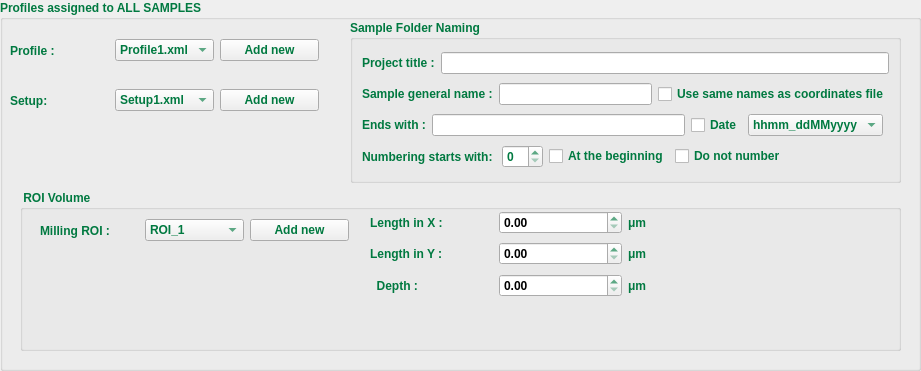
     <widget class="QGroupBox" name="groupBox_2">
      <property name="geometry">
       <rect>
        <x>20</x>
        <y>180</y>
        <width>921</width>
        <height>371</height>
       </rect>
      </property>
      <property name="palette">
       <palette>
        <active>
         <colorrole role="WindowText">
          <brush brushstyle="SolidPattern">
           <color alpha="255">
            <red>0</red>
            <green>121</green>
            <blue>64</blue>
           </color>
          </brush>
         </colorrole>
         <colorrole role="Text">
          <brush brushstyle="SolidPattern">
           <color alpha="255">
            <red>0</red>
            <green>0</green>
            <blue>0</blue>
           </color>
          </brush>
         </colorrole>
         <colorrole role="ButtonText">
          <brush brushstyle="SolidPattern">
           <color alpha="255">
            <red>0</red>
            <green>121</green>
            <blue>64</blue>
           </color>
          </brush>
         </colorrole>
        </active>
        <inactive>
         <colorrole role="WindowText">
          <brush brushstyle="SolidPattern">
           <color alpha="255">
            <red>0</red>
            <green>121</green>
            <blue>64</blue>
           </color>
          </brush>
         </colorrole>
         <colorrole role="Text">
          <brush brushstyle="SolidPattern">
           <color alpha="255">
            <red>0</red>
            <green>0</green>
            <blue>0</blue>
           </color>
          </brush>
         </colorrole>
         <colorrole role="ButtonText">
          <brush brushstyle="SolidPattern">
           <color alpha="255">
            <red>0</red>
            <green>121</green>
            <blue>64</blue>
           </color>
          </brush>
         </colorrole>
        </inactive>
        <disabled>
         <colorrole role="WindowText">
          <brush brushstyle="SolidPattern">
           <color alpha="255">
            <red>0</red>
            <green>121</green>
            <blue>64</blue>
           </color>
          </brush>
         </colorrole>
         <colorrole role="Text">
          <brush brushstyle="SolidPattern">
           <color alpha="255">
            <red>0</red>
            <green>121</green>
            <blue>64</blue>
           </color>
          </brush>
         </colorrole>
         <colorrole role="ButtonText">
          <brush brushstyle="SolidPattern">
           <color alpha="255">
            <red>0</red>
            <green>121</green>
            <blue>64</blue>
           </color>
          </brush>
         </colorrole>
        </disabled>
       </palette>
      </property>
      <property name="font">
       <font>
        <weight>75</weight>
        <bold>true</bold>
       </font>
      </property>
      <property name="title">
       <string>Profiles assigned to ALL SAMPLES</string>
      </property>
      <widget class="QWidget" name="horizontalLayoutWidget_6">
       <property name="geometry">
        <rect>
         <x>10</x>
         <y>30</y>
         <width>309</width>
         <height>41</height>
        </rect>
       </property>
       <layout class="QHBoxLayout" name="horizontalLayout_8">
        <item>
         <widget class="QLabel" name="label_11">
          <property name="text">
           <string>Profile :</string>
          </property>
         </widget>
        </item>
        <item>
         <widget class="QComboBox" name="comboBox_Profile">
          <item>
           <property name="text">
            <string>Profile1.xml</string>
           </property>
          </item>
         </widget>
        </item>
        <item>
         <widget class="QPushButton" name="pushButton_newProfile">
          <property name="text">
           <string>Add new</string>
          </property>
         </widget>
        </item>
       </layout>
      </widget>
      <widget class="QWidget" name="horizontalLayoutWidget_7">
       <property name="geometry">
        <rect>
         <x>10</x>
         <y>80</y>
         <width>309</width>
         <height>41</height>
        </rect>
       </property>
       <layout class="QHBoxLayout" name="horizontalLayout_9">
        <item>
         <widget class="QLabel" name="label_12">
          <property name="text">
           <string>Setup:</string>
          </property>
         </widget>
        </item>
        <item>
         <widget class="QComboBox" name="comboBox_Setup">
          <item>
           <property name="text">
            <string>Setup1.xml</string>
           </property>
          </item>
         </widget>
        </item>
        <item>
         <widget class="QPushButton" name="pushButton_newSetup">
          <property name="text">
           <string>Add new</string>
          </property>
         </widget>
        </item>
       </layout>
      </widget>
      <widget class="QGroupBox" name="groupBox_3">
       <property name="geometry">
        <rect>
         <x>350</x>
         <y>20</y>
         <width>551</width>
         <height>163</height>
        </rect>
       </property>
       <property name="palette">
        <palette>
         <active>
          <colorrole role="WindowText">
           <brush brushstyle="SolidPattern">
            <color alpha="255">
             <red>0</red>
             <green>121</green>
             <blue>64</blue>
            </color>
           </brush>
          </colorrole>
          <colorrole role="Text">
           <brush brushstyle="SolidPattern">
            <color alpha="255">
             <red>0</red>
             <green>0</green>
             <blue>0</blue>
            </color>
           </brush>
          </colorrole>
          <colorrole role="ButtonText">
           <brush brushstyle="SolidPattern">
            <color alpha="255">
             <red>0</red>
             <green>121</green>
             <blue>64</blue>
            </color>
           </brush>
          </colorrole>
         </active>
         <inactive>
          <colorrole role="WindowText">
           <brush brushstyle="SolidPattern">
            <color alpha="255">
             <red>0</red>
             <green>121</green>
             <blue>64</blue>
            </color>
           </brush>
          </colorrole>
          <colorrole role="Text">
           <brush brushstyle="SolidPattern">
            <color alpha="255">
             <red>0</red>
             <green>0</green>
             <blue>0</blue>
            </color>
           </brush>
          </colorrole>
          <colorrole role="ButtonText">
           <brush brushstyle="SolidPattern">
            <color alpha="255">
             <red>0</red>
             <green>121</green>
             <blue>64</blue>
            </color>
           </brush>
          </colorrole>
         </inactive>
         <disabled>
          <colorrole role="WindowText">
           <brush brushstyle="SolidPattern">
            <color alpha="255">
             <red>0</red>
             <green>121</green>
             <blue>64</blue>
            </color>
           </brush>
          </colorrole>
          <colorrole role="Text">
           <brush brushstyle="SolidPattern">
            <color alpha="255">
             <red>0</red>
             <green>121</green>
             <blue>64</blue>
            </color>
           </brush>
          </colorrole>
          <colorrole role="ButtonText">
           <brush brushstyle="SolidPattern">
            <color alpha="255">
             <red>0</red>
             <green>121</green>
             <blue>64</blue>
            </color>
           </brush>
          </colorrole>
         </disabled>
        </palette>
       </property>
       <property name="font">
        <font>
         <weight>75</weight>
         <bold>true</bold>
        </font>
       </property>
       <property name="title">
        <string>Sample Folder Naming</string>
       </property>
       <layout class="QGridLayout" name="gridLayout_3">
        <item row="1" column="0" colspan="2">
         <layout class="QHBoxLayout" name="horizontalLayout_13">
          <item>
           <widget class="QLabel" name="label_generalName">
            <property name="text">
             <string>Sample general name :</string>
            </property>
           </widget>
          </item>
          <item>
           <widget class="QLineEdit" name="lineEdit_generalName">
            <property name="palette">
             <palette>
              <active>
               <colorrole role="WindowText">
                <brush brushstyle="SolidPattern">
                 <color alpha="255">
                  <red>0</red>
                  <green>121</green>
                  <blue>64</blue>
                 </color>
                </brush>
               </colorrole>
               <colorrole role="Text">
                <brush brushstyle="SolidPattern">
                 <color alpha="255">
                  <red>0</red>
                  <green>121</green>
                  <blue>64</blue>
                 </color>
                </brush>
               </colorrole>
               <colorrole role="ButtonText">
                <brush brushstyle="SolidPattern">
                 <color alpha="255">
                  <red>0</red>
                  <green>121</green>
                  <blue>64</blue>
                 </color>
                </brush>
               </colorrole>
              </active>
              <inactive>
               <colorrole role="WindowText">
                <brush brushstyle="SolidPattern">
                 <color alpha="255">
                  <red>0</red>
                  <green>121</green>
                  <blue>64</blue>
                 </color>
                </brush>
               </colorrole>
               <colorrole role="Text">
                <brush brushstyle="SolidPattern">
                 <color alpha="255">
                  <red>0</red>
                  <green>121</green>
                  <blue>64</blue>
                 </color>
                </brush>
               </colorrole>
               <colorrole role="ButtonText">
                <brush brushstyle="SolidPattern">
                 <color alpha="255">
                  <red>0</red>
                  <green>121</green>
                  <blue>64</blue>
                 </color>
                </brush>
               </colorrole>
              </inactive>
              <disabled>
               <colorrole role="WindowText">
                <brush brushstyle="SolidPattern">
                 <color alpha="255">
                  <red>0</red>
                  <green>121</green>
                  <blue>64</blue>
                 </color>
                </brush>
               </colorrole>
               <colorrole role="Text">
                <brush brushstyle="SolidPattern">
                 <color alpha="255">
                  <red>0</red>
                  <green>121</green>
                  <blue>64</blue>
                 </color>
                </brush>
               </colorrole>
               <colorrole role="ButtonText">
                <brush brushstyle="SolidPattern">
                 <color alpha="255">
                  <red>0</red>
                  <green>121</green>
                  <blue>64</blue>
                 </color>
                </brush>
               </colorrole>
              </disabled>
             </palette>
            </property>
           </widget>
          </item>
          <item>
           <widget class="QCheckBox" name="checkBox">
            <property name="text">
             <string>Use same names as coordinates file</string>
            </property>
           </widget>
          </item>
         </layout>
        </item>
        <item row="4" column="0">
         <layout class="QHBoxLayout" name="horizontalLayout_14">
          <item>
           <widget class="QLabel" name="label_startswith">
            <property name="text">
             <string>Numbering starts with: </string>
            </property>
           </widget>
          </item>
          <item>
           <widget class="QSpinBox" name="spinBox_swnumber">
            <property name="palette">
             <palette>
              <active>
               <colorrole role="WindowText">
                <brush brushstyle="SolidPattern">
                 <color alpha="255">
                  <red>0</red>
                  <green>121</green>
                  <blue>64</blue>
                 </color>
                </brush>
               </colorrole>
               <colorrole role="Text">
                <brush brushstyle="SolidPattern">
                 <color alpha="255">
                  <red>0</red>
                  <green>121</green>
                  <blue>64</blue>
                 </color>
                </brush>
               </colorrole>
               <colorrole role="ButtonText">
                <brush brushstyle="SolidPattern">
                 <color alpha="255">
                  <red>0</red>
                  <green>121</green>
                  <blue>64</blue>
                 </color>
                </brush>
               </colorrole>
              </active>
              <inactive>
               <colorrole role="WindowText">
                <brush brushstyle="SolidPattern">
                 <color alpha="255">
                  <red>0</red>
                  <green>121</green>
                  <blue>64</blue>
                 </color>
                </brush>
               </colorrole>
               <colorrole role="Text">
                <brush brushstyle="SolidPattern">
                 <color alpha="255">
                  <red>0</red>
                  <green>121</green>
                  <blue>64</blue>
                 </color>
                </brush>
               </colorrole>
               <colorrole role="ButtonText">
                <brush brushstyle="SolidPattern">
                 <color alpha="255">
                  <red>0</red>
                  <green>121</green>
                  <blue>64</blue>
                 </color>
                </brush>
               </colorrole>
              </inactive>
              <disabled>
               <colorrole role="WindowText">
                <brush brushstyle="SolidPattern">
                 <color alpha="255">
                  <red>0</red>
                  <green>121</green>
                  <blue>64</blue>
                 </color>
                </brush>
               </colorrole>
               <colorrole role="Text">
                <brush brushstyle="SolidPattern">
                 <color alpha="255">
                  <red>0</red>
                  <green>121</green>
                  <blue>64</blue>
                 </color>
                </brush>
               </colorrole>
               <colorrole role="ButtonText">
                <brush brushstyle="SolidPattern">
                 <color alpha="255">
                  <red>0</red>
                  <green>121</green>
                  <blue>64</blue>
                 </color>
                </brush>
               </colorrole>
              </disabled>
             </palette>
            </property>
           </widget>
          </item>
          <item>
           <widget class="QCheckBox" name="checkBox_2">
            <property name="text">
             <string>At the beginning</string>
            </property>
           </widget>
          </item>
          <item>
           <widget class="QCheckBox" name="checkBox_notnumber">
            <property name="text">
             <string>Do not number</string>
            </property>
           </widget>
          </item>
          <item>
           <spacer name="horizontalSpacer">
            <property name="orientation">
             <enum>Qt::Horizontal</enum>
            </property>
            <property name="sizeHint" stdset="0">
             <size>
              <width>40</width>
              <height>20</height>
             </size>
            </property>
           </spacer>
          </item>
         </layout>
        </item>
        <item row="3" column="0">
         <layout class="QHBoxLayout" name="horizontalLayout_15">
          <item>
           <widget class="QLabel" name="label_endswith">
            <property name="text">
             <string>Ends with :</string>
            </property>
           </widget>
          </item>
          <item>
           <widget class="QLineEdit" name="lineEdit_endsWith">
            <property name="palette">
             <palette>
              <active>
               <colorrole role="WindowText">
                <brush brushstyle="SolidPattern">
                 <color alpha="255">
                  <red>0</red>
                  <green>121</green>
                  <blue>64</blue>
                 </color>
                </brush>
               </colorrole>
               <colorrole role="Text">
                <brush brushstyle="SolidPattern">
                 <color alpha="255">
                  <red>0</red>
                  <green>121</green>
                  <blue>64</blue>
                 </color>
                </brush>
               </colorrole>
               <colorrole role="ButtonText">
                <brush brushstyle="SolidPattern">
                 <color alpha="255">
                  <red>0</red>
                  <green>121</green>
                  <blue>64</blue>
                 </color>
                </brush>
               </colorrole>
              </active>
              <inactive>
               <colorrole role="WindowText">
                <brush brushstyle="SolidPattern">
                 <color alpha="255">
                  <red>0</red>
                  <green>121</green>
                  <blue>64</blue>
                 </color>
                </brush>
               </colorrole>
               <colorrole role="Text">
                <brush brushstyle="SolidPattern">
                 <color alpha="255">
                  <red>0</red>
                  <green>121</green>
                  <blue>64</blue>
                 </color>
                </brush>
               </colorrole>
               <colorrole role="ButtonText">
                <brush brushstyle="SolidPattern">
                 <color alpha="255">
                  <red>0</red>
                  <green>121</green>
                  <blue>64</blue>
                 </color>
                </brush>
               </colorrole>
              </inactive>
              <disabled>
               <colorrole role="WindowText">
                <brush brushstyle="SolidPattern">
                 <color alpha="255">
                  <red>0</red>
                  <green>121</green>
                  <blue>64</blue>
                 </color>
                </brush>
               </colorrole>
               <colorrole role="Text">
                <brush brushstyle="SolidPattern">
                 <color alpha="255">
                  <red>0</red>
                  <green>121</green>
                  <blue>64</blue>
                 </color>
                </brush>
               </colorrole>
               <colorrole role="ButtonText">
                <brush brushstyle="SolidPattern">
                 <color alpha="255">
                  <red>0</red>
                  <green>121</green>
                  <blue>64</blue>
                 </color>
                </brush>
               </colorrole>
              </disabled>
             </palette>
            </property>
            <property name="text">
             <string/>
            </property>
           </widget>
          </item>
          <item>
           <widget class="QCheckBox" name="checkBox_date">
            <property name="text">
             <string>Date</string>
            </property>
           </widget>
          </item>
          <item>
           <widget class="QComboBox" name="comboBox_dateFormat">
            <item>
             <property name="text">
              <string>hhmm_ddMMyyyy</string>
             </property>
            </item>
            <item>
             <property name="text">
              <string>yyyyMMdd_hhmm</string>
             </property>
            </item>
            <item>
             <property name="text">
              <string/>
             </property>
            </item>
           </widget>
          </item>
         </layout>
        </item>
        <item row="0" column="0" colspan="2">
         <layout class="QHBoxLayout" name="horizontalLayout_16">
          <item>
           <widget class="QLabel" name="label_ProjectName">
            <property name="text">
             <string>Project title :</string>
            </property>
           </widget>
          </item>
          <item>
           <widget class="QLineEdit" name="lineEdit_projectName">
            <property name="palette">
             <palette>
              <active>
               <colorrole role="WindowText">
                <brush brushstyle="SolidPattern">
                 <color alpha="255">
                  <red>0</red>
                  <green>121</green>
                  <blue>64</blue>
                 </color>
                </brush>
               </colorrole>
               <colorrole role="Text">
                <brush brushstyle="SolidPattern">
                 <color alpha="255">
                  <red>0</red>
                  <green>121</green>
                  <blue>64</blue>
                 </color>
                </brush>
               </colorrole>
               <colorrole role="ButtonText">
                <brush brushstyle="SolidPattern">
                 <color alpha="255">
                  <red>0</red>
                  <green>121</green>
                  <blue>64</blue>
                 </color>
                </brush>
               </colorrole>
              </active>
              <inactive>
               <colorrole role="WindowText">
                <brush brushstyle="SolidPattern">
                 <color alpha="255">
                  <red>0</red>
                  <green>121</green>
                  <blue>64</blue>
                 </color>
                </brush>
               </colorrole>
               <colorrole role="Text">
                <brush brushstyle="SolidPattern">
                 <color alpha="255">
                  <red>0</red>
                  <green>121</green>
                  <blue>64</blue>
                 </color>
                </brush>
               </colorrole>
               <colorrole role="ButtonText">
                <brush brushstyle="SolidPattern">
                 <color alpha="255">
                  <red>0</red>
                  <green>121</green>
                  <blue>64</blue>
                 </color>
                </brush>
               </colorrole>
              </inactive>
              <disabled>
               <colorrole role="WindowText">
                <brush brushstyle="SolidPattern">
                 <color alpha="255">
                  <red>0</red>
                  <green>121</green>
                  <blue>64</blue>
                 </color>
                </brush>
               </colorrole>
               <colorrole role="Text">
                <brush brushstyle="SolidPattern">
                 <color alpha="255">
                  <red>0</red>
                  <green>121</green>
                  <blue>64</blue>
                 </color>
                </brush>
               </colorrole>
               <colorrole role="ButtonText">
                <brush brushstyle="SolidPattern">
                 <color alpha="255">
                  <red>0</red>
                  <green>121</green>
                  <blue>64</blue>
                 </color>
                </brush>
               </colorrole>
              </disabled>
             </palette>
            </property>
           </widget>
          </item>
         </layout>
        </item>
       </layout>
      </widget>
      <widget class="QGroupBox" name="groupBox_4">
       <property name="geometry">
        <rect>
         <x>20</x>
         <y>190</y>
         <width>881</width>
         <height>161</height>
        </rect>
       </property>
       <property name="font">
        <font>
         <weight>75</weight>
         <bold>true</bold>
        </font>
       </property>
       <property name="title">
        <string> ROI Volume</string>
       </property>
       <widget class="QWidget" name="horizontalLayoutWidget_8">
        <property name="geometry">
         <rect>
          <x>20</x>
          <y>20</y>
          <width>309</width>
          <height>41</height>
         </rect>
        </property>
        <layout class="QHBoxLayout" name="horizontalLayout_12">
         <item>
          <widget class="QLabel" name="label_15">
           <property name="text">
            <string>Milling ROI :</string>
           </property>
          </widget>
         </item>
         <item>
          <widget class="QComboBox" name="comboBox_ROI">
           <item>
            <property name="text">
             <string>ROI_1</string>
            </property>
           </item>
          </widget>
         </item>
         <item>
          <widget class="QPushButton" name="pushButton_newROI">
           <property name="text">
            <string>Add new</string>
           </property>
          </widget>
         </item>
        </layout>
       </widget>
       <widget class="QWidget" name="layoutWidget">
        <property name="geometry">
         <rect>
          <x>350</x>
          <y>20</y>
          <width>381</width>
          <height>88</height>
         </rect>
        </property>
        <layout class="QGridLayout" name="gridLayout">
         <item row="0" column="0">
          <layout class="QHBoxLayout" name="horizontalLayout_17">
           <item>
            <widget class="QLabel" name="label_lx">
             <property name="text">
              <string>Length in X :</string>
             </property>
            </widget>
           </item>
           <item>
            <widget class="QDoubleSpinBox" name="doubleSpinBox">
             <property name="palette">
              <palette>
               <active>
                <colorrole role="WindowText">
                 <brush brushstyle="SolidPattern">
                  <color alpha="255">
                   <red>0</red>
                   <green>121</green>
                   <blue>64</blue>
                  </color>
                 </brush>
                </colorrole>
                <colorrole role="Text">
                 <brush brushstyle="SolidPattern">
                  <color alpha="255">
                   <red>0</red>
                   <green>0</green>
                   <blue>0</blue>
                  </color>
                 </brush>
                </colorrole>
                <colorrole role="ButtonText">
                 <brush brushstyle="SolidPattern">
                  <color alpha="255">
                   <red>0</red>
                   <green>121</green>
                   <blue>64</blue>
                  </color>
                 </brush>
                </colorrole>
               </active>
               <inactive>
                <colorrole role="WindowText">
                 <brush brushstyle="SolidPattern">
                  <color alpha="255">
                   <red>0</red>
                   <green>121</green>
                   <blue>64</blue>
                  </color>
                 </brush>
                </colorrole>
                <colorrole role="Text">
                 <brush brushstyle="SolidPattern">
                  <color alpha="255">
                   <red>0</red>
                   <green>0</green>
                   <blue>0</blue>
                  </color>
                 </brush>
                </colorrole>
                <colorrole role="ButtonText">
                 <brush brushstyle="SolidPattern">
                  <color alpha="255">
                   <red>0</red>
                   <green>121</green>
                   <blue>64</blue>
                  </color>
                 </brush>
                </colorrole>
               </inactive>
               <disabled>
                <colorrole role="WindowText">
                 <brush brushstyle="SolidPattern">
                  <color alpha="255">
                   <red>0</red>
                   <green>121</green>
                   <blue>64</blue>
                  </color>
                 </brush>
                </colorrole>
                <colorrole role="Text">
                 <brush brushstyle="SolidPattern">
                  <color alpha="255">
                   <red>0</red>
                   <green>121</green>
                   <blue>64</blue>
                  </color>
                 </brush>
                </colorrole>
                <colorrole role="ButtonText">
                 <brush brushstyle="SolidPattern">
                  <color alpha="255">
                   <red>0</red>
                   <green>121</green>
                   <blue>64</blue>
                  </color>
                 </brush>
                </colorrole>
               </disabled>
              </palette>
             </property>
             <property name="maximum">
              <double>10000.000000000000000</double>
             </property>
            </widget>
           </item>
           <item>
            <widget class="QLabel" name="label_umx">
             <property name="text">
              <string>μm</string>
             </property>
            </widget>
           </item>
          </layout>
         </item>
         <item row="1" column="0">
          <layout class="QHBoxLayout" name="horizontalLayout_18">
           <item>
            <widget class="QLabel" name="label_16">
             <property name="text">
              <string>Length in Y :</string>
             </property>
            </widget>
           </item>
           <item>
            <widget class="QDoubleSpinBox" name="doubleSpinBox_ly">
             <property name="maximum">
              <double>10000.000000000000000</double>
             </property>
            </widget>
           </item>
           <item>
            <widget class="QLabel" name="label_18">
             <property name="text">
              <string>μm</string>
             </property>
            </widget>
           </item>
          </layout>
         </item>
         <item row="2" column="0">
          <layout class="QHBoxLayout" name="horizontalLayout_19">
           <item>
            <widget class="QLabel" name="label_depth">
             <property name="text">
              <string>  Depth :      </string>
             </property>
            </widget>
           </item>
           <item>
            <widget class="QDoubleSpinBox" name="doubleSpinBox_depth">
             <property name="maximum">
              <double>10000.000000000000000</double>
             </property>
            </widget>
           </item>
           <item>
            <widget class="QLabel" name="label_19">
             <property name="text">
              <string>μm</string>
             </property>
            </widget>
           </item>
          </layout>
         </item>
        </layout>
       </widget>
      </widget>
     </widget>
